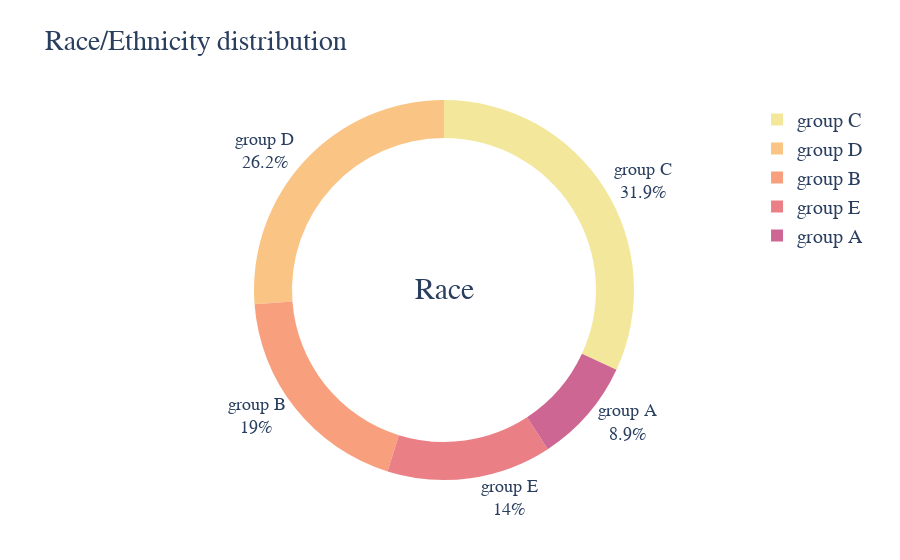

Notebook source saved alongside this figure:
### Markdown cell above
- Almost all of these scores are highly correlated with each other
- Maths score seems to be the least correlated among these, therefore we will try to predict maths score during modelling

### Code cell
ethnicity = data['race/ethnicity'].value_counts()
fig = px.pie(values = ethnicity.values,
             names = ethnicity.index,
             color_discrete_sequence = px.colors.sequential.Sunset,
             title = "Race/Ethnicity distribution",
             hole = 0.8)
 
fig.update_traces(textinfo = 'label+percent', textfont_size=18)

fig.update_layout(
    font = dict(size = 20, family = "arial"),
    annotations = [dict(text = 'Race', x = 0.5, y = 0.5, font_size = 30, showarrow=False)]
)
fig.show()

### Figure 1 — Plotly figure (JSON) as saved in the notebook; plotly's stock layout.template omitted (floating-point values rounded to 4 significant figures)
{"data": [{"domain": {"x": [0, 1], "y": [0, 1]}, "hole": 0.8, "hovertemplate": "label=%{label}<br>value=%{value}<extra></extra>", "labels": ["group C", "group D", "group B", "group E", "group A"], "legendgroup": "", "name": "", "showlegend": true, "textfont": {"size": 18}, "textinfo": "label+percent", "type": "pie", "values": [319, 262, 190, 140, 89]}], "layout": {"annotations": [{"font": {"size": 30}, "showarrow": false, "text": "Race", "x": 0.5, "y": 0.5}], "font": {"family": "arial", "size": 20}, "legend": {"tracegroupgap": 0}, "piecolorway": ["rgb(243, 231, 155)", "rgb(250, 196, 132)", "rgb(248, 160, 126)", "rgb(235, 127, 134)", "rgb(206, 102, 147)", "rgb(160, 89, 160)", "rgb(92, 83, 165)"], "title": {"text": "Race/Ethnicity distribution"}}}
